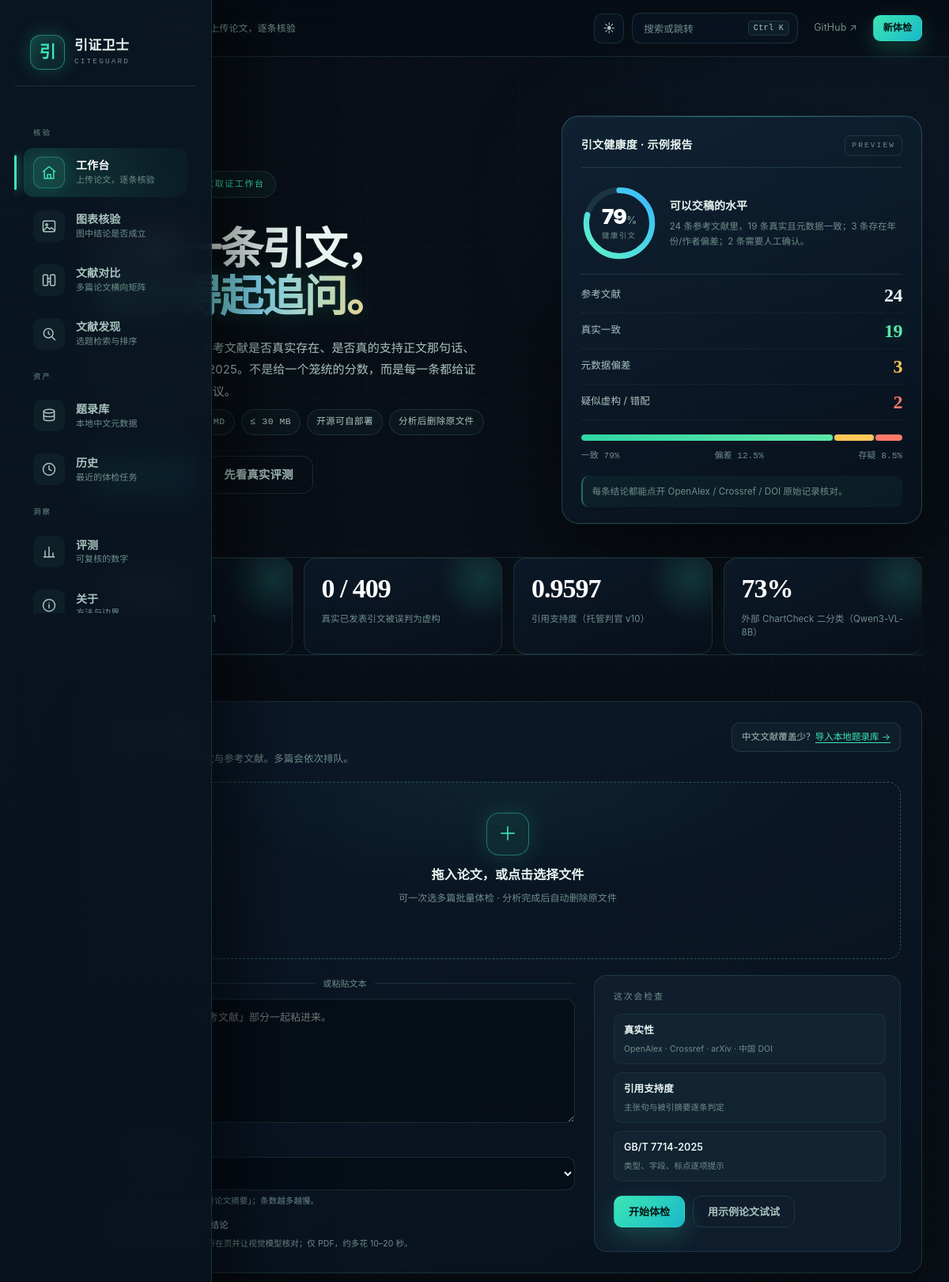
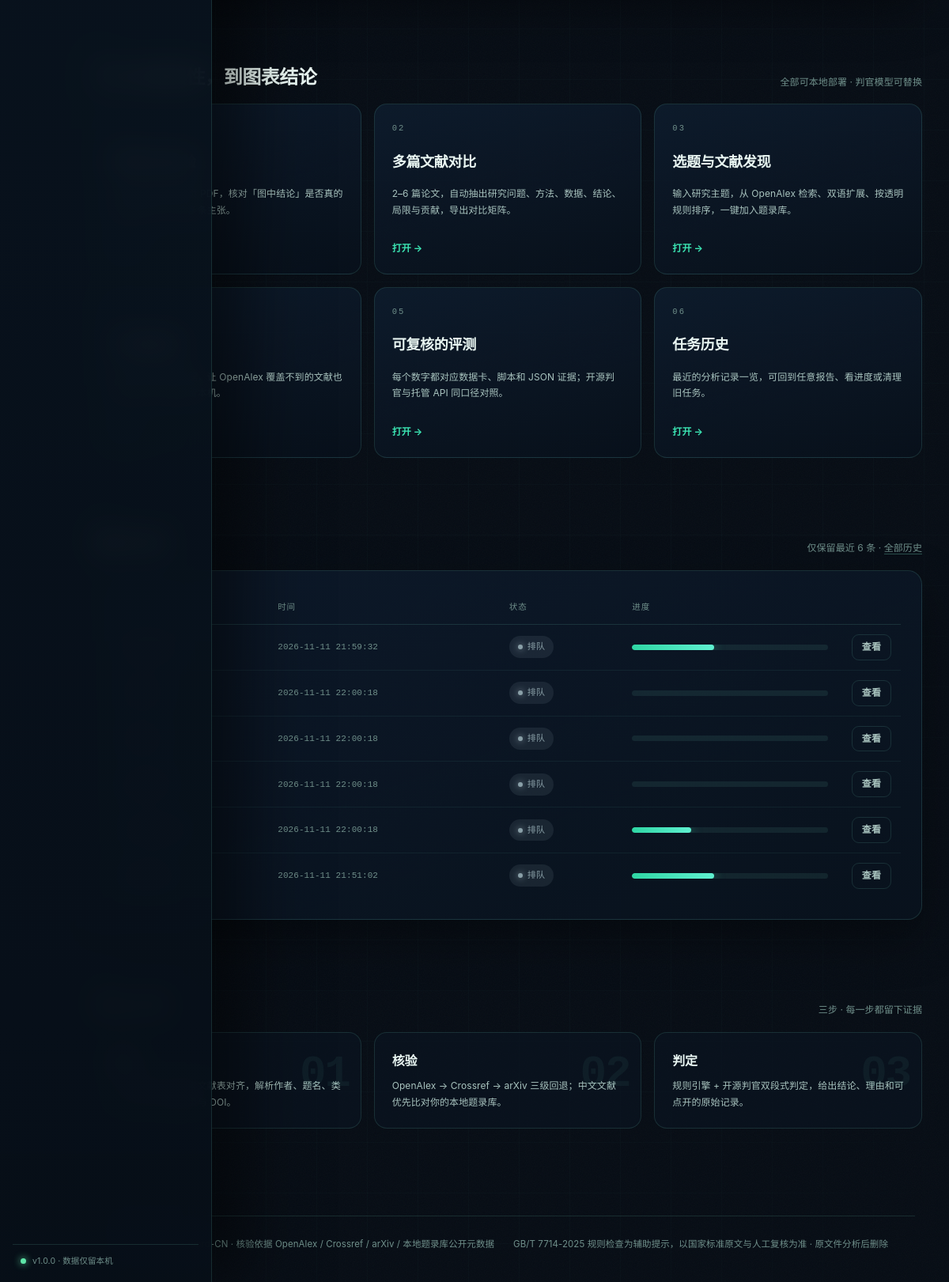
The page / on the database its author committed (2 pictures, top to bottom).
### tables this page shows
CREATE TABLE jobs (
    id TEXT PRIMARY KEY,
    name TEXT,
    created_at TEXT,
    updated_at TEXT,
    status TEXT,
    stage TEXT,
    progress INTEGER DEFAULT 0,
    error TEXT,
    has_report INTEGER DEFAULT 0
, filename TEXT);

### web/app.py (the view)
@app.get("/", response_class=HTMLResponse)
def index(request: Request):
    library = Library.load(config.LIBRARY_FILE)
    return templates.TemplateResponse(
        request,
        "index.html",
        {"recent": manager.recent(6), "active": "home", "library_count": len(library),
         "vl_available": figure_check.available(), "compare_available": compare.available()},
    )

### web/templates/index.html (shortened to what this page needs)
{% extends "base.html" %}
{% block content %}
<section class="hero">
  <div class="hero-copy">
    <div class="kicker"><span class="kick-dot"></span>CiteGuard · 引文取证工作台</div>
    <h1>让每一条引文，<br><em>都经得起追问。</em></h1>
    <p class="lede">上传论文，逐条核对参考文献是否真实存在、是否真的支持正文那句话、是否符合 GB/T 7714-2025。不是给一个笼统的分数，而是每一条都给证据、给理由、给修改建议。</p>
    <div class="hero-chips">
      <span>PDF / Word / TXT / MD</span>
      <span>≤ 30 MB</span>
      <span>开源可自部署</span>
      <span>分析后删除原文件</span>
    </div>
    <div class="hero-cta">
      <a class="btn btn-primary btn-lg" href="#upload-card">开始体检 <span aria-hidden="true">↓</span></a>
      <a class="btn btn-ghost btn-lg" href="/benchmark">先看真实评测</a>
    </div>
  </div>
  <aside class="preview" aria-hidden="true">
    <div class="scanline"></div>
    <div class="preview-head"><b>引文健康度 · 示例报告</b><span>PREVIEW</span></div>
    <div class="pv-score">
      <div class="pv-ring">
        <div class="pv-num"><b>79<span>%</span></b><small>健康引文</small></div>
      </div>
      <div class="pv-score-copy"><b>可以交稿的水平</b><span>24 条参考文献里，19 条真实且元数据一致；3 条存在年份/作者偏差；2 条需要人工确认。</span></div>
    </div>
    <div class="preview-row"><span class="pv-label">参考文献</span><b>24</b></div>
    <div class="preview-row"><span class="pv-label">真实一致</span><b class="t-ok">19</b></div>
    <div class="preview-row"><span class="pv-label">元数据偏差</span><b class="t-warn">3</b></div>
    <div class="preview-row"><span class="pv-label">疑似虚构 / 错配</span><b class="t-bad">2</b></div>
    <div class="riskbar"><i style="width:79%"></i><i style="width:12.5%"></i><i style="width:8.5%"></i></div>
    <div class="risklegend"><span>一致 79%</span><span>偏差 12.5%</span><span>存疑 8.5%</span></div>
    <div class="pv-note">每条结论都能点开 OpenAlex / Crossref / DOI 原始记录核对。</div>
  </aside>
</section>
<section class="stats-strip" aria-label="产品数字">
  <a href="/benchmark"><b data-count="0.9684" data-text="0.9684">0.9684</b><span>CiteBench-CN macro-F1</span></a>
  <a href="/benchmark"><b>0 / 409</b><span>真实已发表引文被误判为虚构</span></a>
  <a href="/benchmark"><b data-count="0.9597" data-text="0.9597">0.9597</b><span>引用支持度（托管判官 v10）</span></a>
  <a href="/benchmark"><b data-count="73" data-text="73%" data-suffix="%">73%</b><span>外部 ChartCheck 二分类（Qwen3-VL-8B）</span></a>
</section>
<section class="section" id="upload-card">
  <div class="composer panel">
    <div class="composer-head">
      <div>
        <h2>新的一次体检</h2>
        <p>拖入论文，或粘贴正文与参考文献。多篇会依次排队。</p>
      </div>
      {% if library_count %}
      <div class="lib-banner on">已导入 <b>{{ library_count }}</b> 条本地题录 · <a href="/library">管理</a></div>
      {% else %}
      <div class="lib-banner">中文文献覆盖少？<a href="/library">导入本地题录库 →</a></div>
      {% endif %}
    </div>
    <form id="upload-form" enctype="multipart/form-data">
      <label id="dropzone" class="dropzone" for="file-input">
        <div class="dz-icon" aria-hidden="true">＋</div>
        <div class="dz-title">拖入论文，或点击选择文件</div>
        <div class="dz-sub">可一次选多篇批量体检 · 分析完成后自动删除原文件</div>
        <div class="dz-file" id="dz-file"></div>
      </label>
      <div class="composer-grid">
        <div class="composer-side">
          <div class="divider"><span>或粘贴文本</span></div>
          <textarea id="paste-text" name="text" rows="6" placeholder="把论文正文和「参考文献」部分一起粘进来。"></textarea>
          <label class="field" for="support-max">
            <span>引用支持度判定条数</span>
            <select id="support-max" name="support_max">
              <option value="30" selected>30 条（推荐）</option>
            </select>
            <small class="opt-hint">逐条比对「引用句 ↔ 被引论文摘要」；条数越多越慢。</small>
          </label>
          <label class="field" style="flex-direction:row;align-items:center;gap:8px">
            <input type="checkbox" id="figure-check" name="figures" value="1" style="width:auto">
            <span>同时抽检正文图表结论</span>
          </label>
          <small class="opt-hint">自动定位「图 N / 表 N」所在页并让视觉模型核对；仅 PDF，约多花 10–20 秒。</small>
        </div>
        <div class="composer-run">
          <div class="run-title">这次会检查</div>
          <ul class="run-list">
            <li><b>真实性</b><span>OpenAlex · Crossref · arXiv · 中国 DOI</span></li>
            <li><b>引用支持度</b><span>主张句与被引摘要逐条判定</span></li>
            <li><b>GB/T 7714-2025</b><span>类型、字段、标点逐项提示</span></li>
          </ul>
          <div class="upload-actions">
            <button type="submit" class="btn btn-primary" id="start-btn">开始体检</button>
            <button type="button" class="btn btn-ghost" id="sample-btn">用示例论文试试</button>
          </div>
        </div>
      </div>
    </form>
  </div>
</section>
<section class="section">
  <div class="section-head">
    <div><div class="kicker-sm">能力</div><h2>从引文真实性，到图表结论</h2></div>
    <span class="hint">全部可本地部署 · 判官模型可替换</span>
  </div>
  <div class="cap-grid">
    <a class="cap-card" href="/figure"><span class="cap-no">01</span><h3>图表结论核验</h3><p>上传图表截图或整页 PDF，核对「图中结论」是否真的由图支持；可一次多条主张。</p><span class="cap-go">打开 →</span></a>
    <a class="cap-card" href="/compare"><span class="cap-no">02</span><h3>多篇文献对比</h3><p>2–6 篇论文，自动抽出研究问题、方法、数据、结论、局限与贡献，导出对比矩阵。</p><span class="cap-go">打开 →</span></a>
    <a class="cap-card" href="/discover"><span class="cap-no">03</span><h3>选题与文献发现</h3><p>输入研究主题，从 OpenAlex 检索、双语扩展、按透明规则排序，一键加入题录库。</p><span class="cap-go">打开 →</span></a>
    <a class="cap-card" href="/library"><span class="cap-no">04</span><h3>本地题录库</h3><p>导入中文文献元数据，让 OpenAlex 覆盖不到的文献也能被核验；数据只留本机。</p><span class="cap-go">打开 →</span></a>
    <a class="cap-card" href="/benchmark"><span class="cap-no">05</span><h3>可复核的评测</h3><p>每个数字都对应数据卡、脚本和 JSON 证据；开源判官与托管 API 同口径对照。</p><span class="cap-go">打开 →</span></a>
    <a class="cap-card" href="/history"><span class="cap-no">06</span><h3>任务历史</h3><p>最近的分析记录一览，可回到任意报告、看进度或清理旧任务。</p><span class="cap-go">打开 →</span></a>
  </div>
</section>
<section class="section">
  <div class="section-head">
    <div><div class="kicker-sm">记录</div><h2>最近任务</h2></div>
    <span class="hint">仅保留最近 6 条 · <a href="/history">全部历史</a></span>
  </div>
  {% if recent %}
  <div class="panel table-wrap recent-wrap">
    <table class="table table-compact">
      <thead><tr><th>文件</th><th>时间</th><th>状态</th><th class="col-progress">进度</th><th></th></tr></thead>
      <tbody>
        {% for job in recent %}
        <tr>
          <td class="recent-name">{{ job.filename or '粘贴文本' }}</td>
          <td class="mono-sm">{{ (job.created_at or '')[:19].replace('T', ' ') }}</td>
          <td>
            {% if job.status == 'done' %}<span class="pill ok"><i></i>完成</span>
            {% elif job.status == 'error' %}<span class="pill bad"><i></i>失败</span>
            {% elif job.status == 'running' %}<span class="pill warn"><i></i>分析中</span>
            {% else %}<span class="pill unknown"><i></i>排队</span>{% endif %}
          </td>
          <td class="col-progress" style="min-width:140px"><div class="progress" style="margin:0"><i style="width:{{ job.progress or 0 }}%"></i></div></td>
          <td class="recent-go"><a class="btn btn-sm btn-ghost" href="/report/{{ job.id }}">查看</a></td>
        </tr>
        {% endfor %}
      </tbody>
    </table>
  </div>
  {% else %}
  <div class="empty">还没有任务。上传一篇论文，或先用示例论文试试。</div>
  {% endif %}
</section>
<section class="section">
  <div class="section-head">
    <div><div class="kicker-sm">方法</div><h2>怎么工作</h2></div>
    <span class="hint">三步 · 每一步都留下证据</span>
  </div>
  <div class="how-grid">
    <div class="how-card"><span class="how-no">01</span><h3>解析</h3><p>正文夹注与文后参考文献表对齐，解析作者、题名、类型、来源、年卷期页与 DOI。</p></div>
    <div class="how-card"><span class="how-no">02</span><h3>核验</h3><p>OpenAlex → Crossref → arXiv 三级回退；中文文献优先比对你的本地题录库。</p></div>
    <div class="how-card"><span class="how-no">03</span><h3>判定</h3><p>规则引擎 + 开源判官双段式判定，给出结论、理由和可点开的原始记录。</p></div>
  </div>
</section>
{% endblock %}

### web/templates/base.html (shortened to what this page needs)
<!doctype html>
<html lang="zh-CN">
<head>
  <link rel="stylesheet" href="/static/css/app.css?v={{ request.app.version }}">
  <link rel="stylesheet" href="/static/css/refresh.css?v={{ request.app.version }}">
</head>
<body>
  {% set nav = [
    ('home', '/', '工作台', '上传论文，逐条核验'),
    ('figure', '/figure', '图表核验', '图中结论是否成立'),
    ('compare', '/compare', '文献对比', '多篇论文横向矩阵'),
    ('discover', '/discover', '文献发现', '选题检索与排序'),
    ('library', '/library', '题录库', '本地中文元数据'),
    ('history', '/history', '历史', '最近的体检任务'),
    ('benchmark', '/benchmark', '评测', '可复核的数字'),
    ('about', '/about', '关于', '方法与边界'),
    ('support', '/support', '支持度速查', '一句话有没有证据'),
    ('batch', '/batch', '批量核验', '粘贴多条，逐条判')
  ] %}
  {% set current = namespace(title='工作台', sub='上传论文，逐条核验') %}
  {% for key, href, label, sub in nav %}
    {% if active == key %}{% set current.title = label %}{% set current.sub = sub %}{% endif %}
  {% endfor %}
  {% if active == 'report' %}
    {% set current.title = '报告' %}
    {% set current.sub = '逐条证据与修改建议' %}
  {% endif %}
  <aside class="rail" id="rail">
    <a class="rail-brand" href="/">
      <span class="rail-mark">引</span>
    </a>
    <nav class="rail-nav" aria-label="主导航">
      {% for key, href, label, sub in nav[:4] %}
      <a href="{{ href }}" class="rail-link{% if active == key %} on{% endif %}">
        <span class="rail-ico" aria-hidden="true"><svg><use href="#ico-{{ key }}"/></svg></span>
      </a>
      {% endfor %}
      {% for key, href, label, sub in nav[4:6] %}
      <a href="{{ href }}" class="rail-link{% if active == key %} on{% endif %}">
        <span class="rail-ico" aria-hidden="true"><svg><use href="#ico-{{ key }}"/></svg></span>
      </a>
      {% endfor %}
      {% for key, href, label, sub in nav[6:] %}
      <a href="{{ href }}" class="rail-link{% if active == key %} on{% endif %}">
        <span class="rail-ico" aria-hidden="true"><svg><use href="#ico-{{ key }}"/></svg></span>
      </a>
      {% endfor %}
    </nav>
  </aside>
  <div class="shell">
    <header class="shell-top">
      <div class="crumbs">
        <span class="crumb-home">引证卫士</span>
        <span class="crumb-sep">/</span>
        <span class="crumb-now">{{ current.title }}</span>
        <span class="crumb-sub">{{ current.sub }}</span>
      </div>
      <div class="shell-actions">
        <button id="theme-toggle" type="button" aria-label="切换主题">☀</button>
        <button class="palette-btn" id="palette-open" type="button">
          <span>搜索或跳转</span><kbd>Ctrl K</kbd>
        </button>
        <a class="top-gh" href="https://github.com/kkk431/citeguard-cn" target="_blank" rel="noopener">GitHub ↗</a>
        <a class="btn btn-primary btn-sm" href="/">新体检</a>
      </div>
    </header>
    <main id="main">{% block content %}{% endblock %}</main>
    <footer class="foot">
      <div>引证卫士 CiteGuard-CN · 核验依据 OpenAlex / Crossref / arXiv / 本地题录库公开元数据</div>
      <div>GB/T 7714-2025 规则检查为辅助提示，以国家标准原文与人工复核为准 · 原文件分析后删除</div>
    </footer>
  </div>
</body>
</html>

### rows shown on the page
jobs: created_at "2026-11-11 21:59:32", status "排队", progress 42 (drawn)
jobs: created_at "2026-11-11 22:00:18", status "排队"
jobs: created_at "2026-11-11 22:00:18", status "排队"
jobs: created_at "2026-11-11 22:00:18", status "排队"
jobs: created_at "2026-11-11 22:00:18", status "排队", progress 30 (drawn)
jobs: created_at "2026-11-11 21:51:02", status "排队", progress 42 (drawn)

### other values the page prints
{{ current.sub }} "上传论文，逐条核验"
